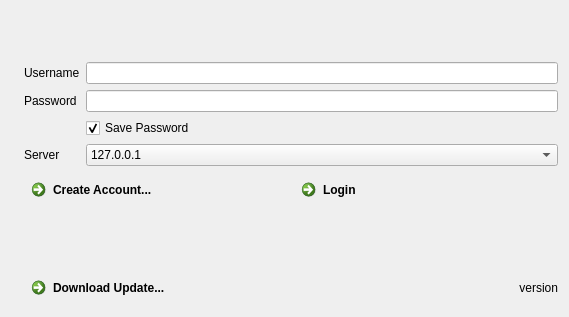
<?xml version="1.0" encoding="UTF-8"?>
<ui version="4.0">
 <class>DialogLogin</class>
 <widget class="QDialog" name="DialogLogin">
  <property name="geometry">
   <rect>
    <x>0</x>
    <y>0</y>
    <width>569</width>
    <height>317</height>
   </rect>
  </property>
  <property name="windowTitle">
   <string>FightCade</string>
  </property>
  <property name="windowIcon">
   <iconset resource="../../resources/ggpo.qrc">
    <normaloff>:/assets/icon-128.png</normaloff>:/assets/icon-128.png</iconset>
  </property>
  <layout class="QHBoxLayout" name="horizontalLayout_2">
   <item>
    <widget class="QLabel" name="labelGGPOLogo">
     <property name="text">
      <string/>
     </property>
     <property name="pixmap">
      <pixmap resource="../../resources/ggpo.qrc">:/assets/logo-vertical.png</pixmap>
     </property>
    </widget>
   </item>
   <item>
    <layout class="QVBoxLayout" name="verticalLayout">
     <item>
      <spacer name="verticalSpacer_2">
       <property name="orientation">
        <enum>Qt::Vertical</enum>
       </property>
       <property name="sizeHint" stdset="0">
        <size>
         <width>20</width>
         <height>40</height>
        </size>
       </property>
      </spacer>
     </item>
     <item>
      <layout class="QFormLayout" name="formLayout">
       <property name="fieldGrowthPolicy">
        <enum>QFormLayout::AllNonFixedFieldsGrow</enum>
       </property>
       <property name="formAlignment">
        <set>Qt::AlignBottom|Qt::AlignLeading|Qt::AlignLeft</set>
       </property>
       <item row="0" column="0">
        <widget class="QLabel" name="labelUsername">
         <property name="text">
          <string>Username</string>
         </property>
         <property name="buddy">
          <cstring>uiUsernameLine</cstring>
         </property>
        </widget>
       </item>
       <item row="0" column="1">
        <widget class="QLineEdit" name="uiUsernameLine"/>
       </item>
       <item row="2" column="0">
        <widget class="QLabel" name="labelPassword">
         <property name="text">
          <string>Password</string>
         </property>
         <property name="buddy">
          <cstring>uiPasswordLine</cstring>
         </property>
        </widget>
       </item>
       <item row="2" column="1">
        <widget class="QLineEdit" name="uiPasswordLine">
         <property name="echoMode">
          <enum>QLineEdit::Password</enum>
         </property>
        </widget>
       </item>
       <item row="4" column="1">
        <widget class="QComboBox" name="selectServer">
         <item>
          <property name="text">
           <string>127.0.0.1</string>
          </property>
         </item>
         <item>
          <property name="text">
           <string>fightcade.com</string>
          </property>
         </item>
        </widget>
       </item>
       <item row="4" column="0">
        <widget class="QLabel" name="labelServer">
         <property name="text">
          <string>Server</string>
         </property>
        </widget>
       </item>
       <item row="3" column="1">
        <widget class="QCheckBox" name="uiSavePasswordChk">
         <property name="layoutDirection">
          <enum>Qt::LeftToRight</enum>
         </property>
         <property name="text">
          <string>Save Password</string>
         </property>
         <property name="checked">
          <bool>true</bool>
         </property>
        </widget>
       </item>
      </layout>
     </item>
     <item>
      <layout class="QHBoxLayout" name="horizontalLayout">
       <item>
        <widget class="QCommandLinkButton" name="uiRegisterLink">
         <property name="text">
          <string>Create Account...</string>
         </property>
        </widget>
       </item>
       <item>
        <widget class="QCommandLinkButton" name="uiLoginBtn">
         <property name="text">
          <string>Login</string>
         </property>
        </widget>
       </item>
      </layout>
     </item>
     <item>
      <widget class="QLabel" name="uiErrorLbl">
       <property name="sizePolicy">
        <sizepolicy hsizetype="Expanding" vsizetype="Expanding">
         <horstretch>0</horstretch>
         <verstretch>0</verstretch>
        </sizepolicy>
       </property>
       <property name="mouseTracking">
        <bool>false</bool>
       </property>
       <property name="styleSheet">
        <string notr="true">QLabel { color : red; font-weight: bold}</string>
       </property>
       <property name="text">
        <string/>
       </property>
       <property name="textFormat">
        <enum>Qt::PlainText</enum>
       </property>
       <property name="alignment">
        <set>Qt::AlignHCenter|Qt::AlignTop</set>
       </property>
       <property name="wordWrap">
        <bool>true</bool>
       </property>
      </widget>
     </item>
     <item>
      <layout class="QHBoxLayout" name="horizontalLayout_2">
       <item>
        <widget class="QCommandLinkButton" name="uiNewVersionLink">
         <property name="sizePolicy">
          <sizepolicy hsizetype="Minimum" vsizetype="Minimum">
           <horstretch>0</horstretch>
           <verstretch>0</verstretch>
          </sizepolicy>
         </property>
         <property name="text">
          <string>Download Update...</string>
         </property>
        </widget>
       </item>
       <item>
        <widget class="QLabel" name="uiVersionLbl">
         <property name="sizePolicy">
          <sizepolicy hsizetype="Expanding" vsizetype="Preferred">
           <horstretch>0</horstretch>
           <verstretch>0</verstretch>
          </sizepolicy>
         </property>
         <property name="text">
          <string>version</string>
         </property>
         <property name="alignment">
          <set>Qt::AlignRight|Qt::AlignTrailing|Qt::AlignVCenter</set>
         </property>
        </widget>
       </item>
      </layout>
     </item>
    </layout>
   </item>
  </layout>
 </widget>
 <tabstops>
  <tabstop>uiUsernameLine</tabstop>
  <tabstop>uiPasswordLine</tabstop>
  <tabstop>uiLoginBtn</tabstop>
  <tabstop>uiRegisterLink</tabstop>
 </tabstops>
 <resources>
  <include location="../../resources/ggpo.qrc"/>
 </resources>
 <connections/>
</ui>
